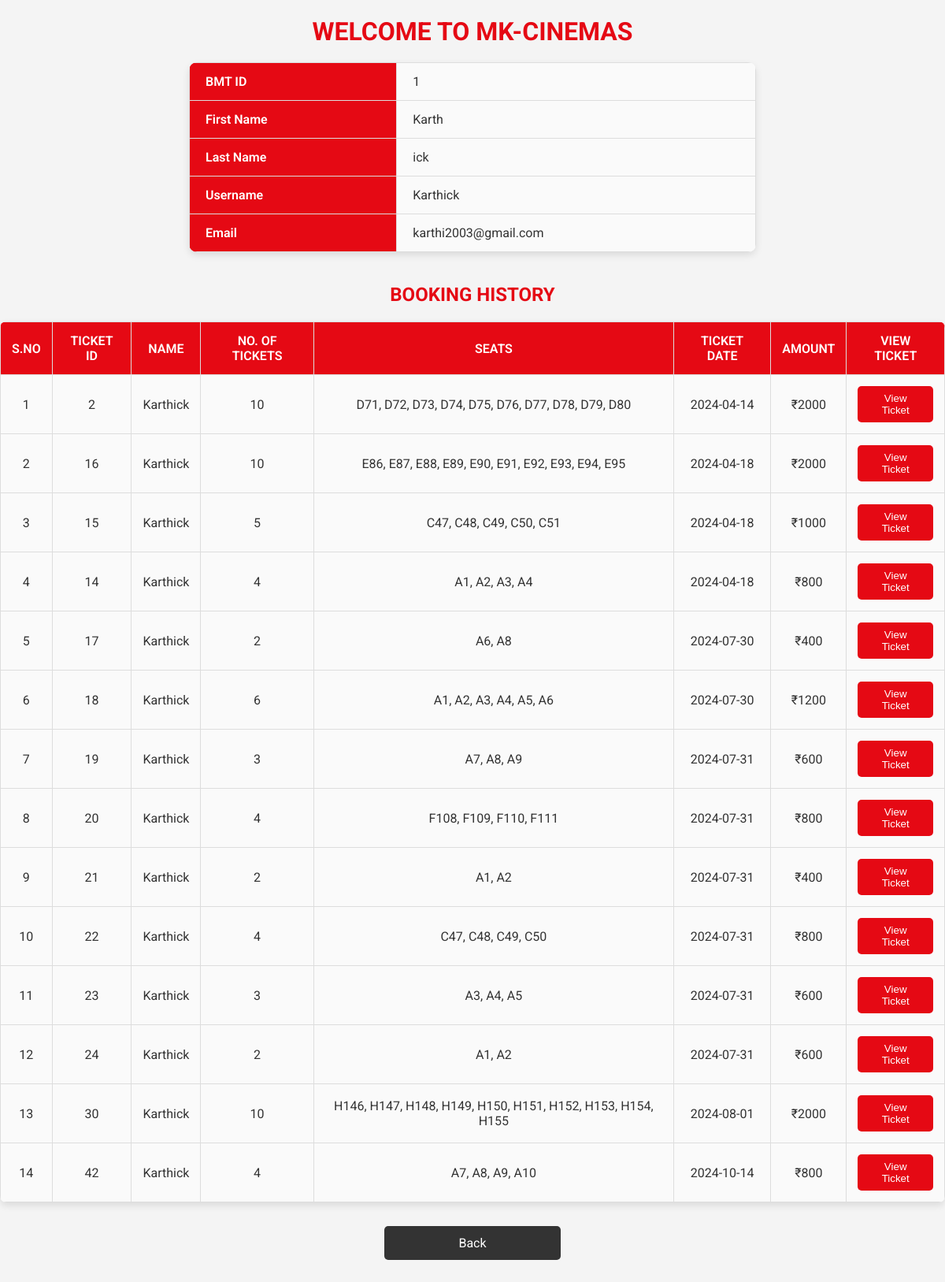
The app's page /profile.php (signed in) with its own data.
### tables this page shows
CREATE TABLE `users` (
  `id` int(11) NOT NULL,
  `fname` varchar(100) NOT NULL,
  `lname` varchar(100) NOT NULL,
  `username` varchar(100) NOT NULL,
  `email` varchar(100) NOT NULL,
  `mobile` varchar(100) NOT NULL,
  `pw` varchar(100) NOT NULL,
  `code` int(11) NOT NULL
);

CREATE TABLE `tickets` (
  `ticketid` int(11) NOT NULL,
  `name` varchar(100) NOT NULL,
  `bmtid` int(11) NOT NULL,
  `email` varchar(100) NOT NULL,
  `notickets` int(11) NOT NULL,
  `seats` varchar(100) NOT NULL,
  `showid` int(11) NOT NULL,
  `screenid` int(11) NOT NULL,
  `theatreid` int(11) NOT NULL,
  `ticketdate` date NOT NULL,
  `cdate` date NOT NULL,
  `amount` int(11) NOT NULL
);

### profile.php (the view, shortened to what this page needs)
<?php
include('config.php');
$userid = $_SESSION['uid'];
$userdetails = $conn->query("SELECT * FROM users WHERE id='$userid'");
$row = $userdetails->fetch_assoc();
$uid = $row['id'];
?>
<!DOCTYPE html>
<html lang="en">
<head>
</head>
<body>
<div class="container">
    <h1>WELCOME TO MK-CINEMAS</h1>
    <div class="profile-info">
        <table class="profile-table">
            <tr>
                <th>BMT ID</th>
                <td><?php echo $row['id']; ?></td>
            </tr>
            <tr>
                <th>First Name</th>
                <td><?php echo $row['fname']; ?></td>
            </tr>
            <tr>
                <th>Last Name</th>
                <td><?php echo $row['lname']; ?></td>
            </tr>
            <tr>
                <th>Username</th>
                <td><?php echo $row['username']; ?></td>
            </tr>
            <tr>
                <th>Email</th>
                <td><?php echo $row['email']; ?></td>
            </tr>
        </table>
    </div>
    <div class="booking-history">
        <h2>BOOKING HISTORY</h2>
        <?php
        $bookinghistory = $conn->query("SELECT * FROM tickets WHERE bmtid='$uid'");
        if ($bookinghistory->num_rows > 0) {
            echo "<table>";
            echo "<tr><th>S.NO</th><th>TICKET ID</th><th>NAME</th><th>NO. OF TICKETS</th><th>SEATS</th><th>TICKET DATE</th><th>AMOUNT</th><th>VIEW TICKET</th></tr>";
            $sno = 1;
            while ($booking = $bookinghistory->fetch_assoc()) {
                echo "<tr>";
                echo "<td>$sno</td>";
                echo "<td>{$booking['ticketid']}</td>";
                echo "<td>{$booking['name']}</td>";
                echo "<td>{$booking['notickets']}</td>";
                echo "<td>{$booking['seats']}</td>";
                echo "<td>{$booking['ticketdate']}</td>";
                echo "<td>₹{$booking['amount']}</td>";
                echo "<td><a href='viewticket.php?ticketid={$booking['ticketid']}&bmtid={$booking['bmtid']}'><button>View Ticket</button></a></td>";
                echo "</tr>";
                $sno++;
            }
            echo "</table>";
        } else {
            echo "<div class='nobook'>No booking history found.</div>";
        }
        ?>
    </div>
    <a href="home2.html" class="back-btn">Back</a>
</div>
</body>
</html>

### profile.php (style rules this page uses)
body { font-family: 'Roboto', sans-serif; margin: 0; padding: 0; background-color: #f4f4f4; color: #333; }
h1, h2 { color: #e50914; text-align: center; margin-bottom: 20px; }
.profile-table { width: 60%; margin: 0 auto 40px auto; border-collapse: collapse; background-color: #fff; border-radius: 10px; overflow: hidden; box-shadow: 0 4px 10px rgba(0, 0, 0, 0.1); }
.profile-table th, .profile-table td { padding: 14px 20px; text-align: left; font-size: 16px; border-bottom: 1px solid #ddd; }
.profile-table td { background-color: #fafafa; color: #333; }
table { width: 100%; border-collapse: collapse; margin-top: 20px; border-radius: 8px; overflow: hidden; box-shadow: 0 4px 10px rgba(0, 0, 0, 0.1); }
th, td { padding: 14px; text-align: center; font-size: 16px; border: 1px solid #ddd; }
th { background-color: #e50914; color: #fff; font-weight: 600; }
td { background-color: #fafafa; }
button { padding: 8px 15px; background-color: #e50914; color: white; border: none; border-radius: 5px; cursor: pointer; transition: background-color 0.3s ease; text-decoration: none; }
.back-btn { display: block; width: 200px; margin: 30px auto; padding: 12px; text-align: center; background-color: #333; color: white; border: none; border-radius: 5px; text-decoration: none; font-size: 16px; }

### records on screen
users: id "1", fname "Karth", lname "ick", username "Karthick", email "karthi2003@gmail.com"
tickets: ticketid "2", name "Karthick", notickets "10", seats "D71, D72, D73, D74, D75, D76, D77, D78, D79, D80", ticketdate "2024-04-14", amount "2000"
tickets: ticketid "16", name "Karthick", notickets "10", seats "E86, E87, E88, E89, E90, E91, E92, E93, E94, E95", ticketdate "2024-04-18", amount "2000"
tickets: ticketid "15", name "Karthick", notickets "5", seats "C47, C48, C49, C50, C51", ticketdate "2024-04-18", amount "1000"
tickets: ticketid "14", name "Karthick", notickets "4", seats "A1, A2, A3, A4", ticketdate "2024-04-18", amount "800"
tickets: ticketid "17", name "Karthick", notickets "2", seats "A6, A8", ticketdate "2024-07-30", amount "400"
tickets: ticketid "18", name "Karthick", notickets "6", seats "A1, A2, A3, A4, A5, A6", ticketdate "2024-07-30", amount "1200"
tickets: ticketid "19", name "Karthick", notickets "3", seats "A7, A8, A9", ticketdate "2024-07-31", amount "600"
tickets: ticketid "20", name "Karthick", notickets "4", seats "F108, F109, F110, F111", ticketdate "2024-07-31", amount "800"
tickets: ticketid "21", name "Karthick", notickets "2", seats "A1, A2", ticketdate "2024-07-31", amount "400"
tickets: ticketid "22", name "Karthick", notickets "4", seats "C47, C48, C49, C50", ticketdate "2024-07-31", amount "800"
tickets: ticketid "23", name "Karthick", notickets "3", seats "A3, A4, A5", ticketdate "2024-07-31", amount "600"
tickets: ticketid "24", name "Karthick", notickets "2", seats "A1, A2", ticketdate "2024-07-31", amount "600"
tickets: ticketid "30", name "Karthick", notickets "10", seats "H146, H147, H148, H149, H150, H151, H152, H153, H154, H155", ticketdate "2024-08-01", amount "2000"
tickets: ticketid "42", name "Karthick", notickets "4", seats "A7, A8, A9, A10", ticketdate "2024-10-14", amount "800"
